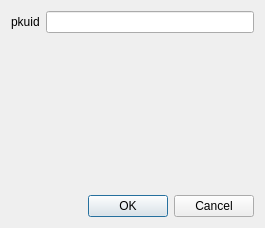
<?xml version="1.0" encoding="UTF-8"?>
<ui version="4.0">
 <class>Dialog</class>
 <widget class="QDialog" name="Dialog">
  <property name="geometry">
   <rect>
    <x>0</x>
    <y>0</y>
    <width>265</width>
    <height>228</height>
   </rect>
  </property>
  <property name="windowTitle">
   <string>Dialog</string>
  </property>
  <layout class="QVBoxLayout" name="verticalLayout">
   <item>
    <layout class="QHBoxLayout" name="horizontalLayout">
     <item>
      <widget class="QLabel" name="label">
       <property name="text">
        <string>pkuid</string>
       </property>
      </widget>
     </item>
     <item>
      <widget class="QLineEdit" name="pkuid"/>
     </item>
    </layout>
   </item>
   <item>
    <spacer name="verticalSpacer">
     <property name="orientation">
      <enum>Qt::Vertical</enum>
     </property>
     <property name="sizeHint" stdset="0">
      <size>
       <width>20</width>
       <height>40</height>
      </size>
     </property>
    </spacer>
   </item>
   <item>
    <widget class="QDialogButtonBox" name="buttonBox">
     <property name="orientation">
      <enum>Qt::Horizontal</enum>
     </property>
     <property name="standardButtons">
      <set>QDialogButtonBox::Cancel|QDialogButtonBox::Ok</set>
     </property>
    </widget>
   </item>
  </layout>
 </widget>
 <resources/>
 <connections>
  <connection>
   <sender>buttonBox</sender>
   <signal>accepted()</signal>
   <receiver>Dialog</receiver>
   <slot>accept()</slot>
   <hints>
    <hint type="sourcelabel">
     <x>248</x>
     <y>254</y>
    </hint>
    <hint type="destinationlabel">
     <x>157</x>
     <y>274</y>
    </hint>
   </hints>
  </connection>
  <connection>
   <sender>buttonBox</sender>
   <signal>rejected()</signal>
   <receiver>Dialog</receiver>
   <slot>reject()</slot>
   <hints>
    <hint type="sourcelabel">
     <x>316</x>
     <y>260</y>
    </hint>
    <hint type="destinationlabel">
     <x>286</x>
     <y>274</y>
    </hint>
   </hints>
  </connection>
 </connections>
</ui>
